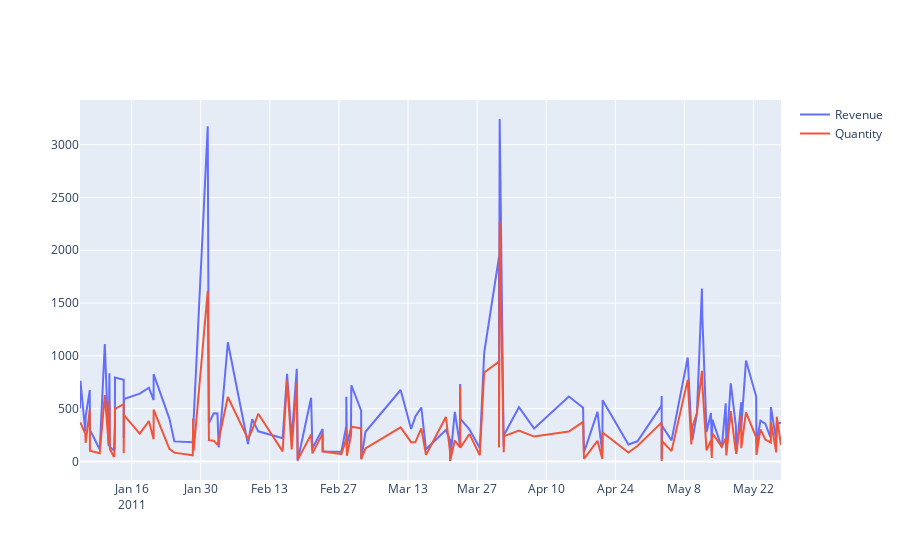

Here is the notebook cell this chart was saved with:
### Code cell
fig = go.Figure(data=[go.Line(name='Revenue', x=data_2.index, y=data_2.Revenue), 
                    go.Line(name='Quantity', x=data_2.index, y=data_2.Quantity)])

fig.show()
